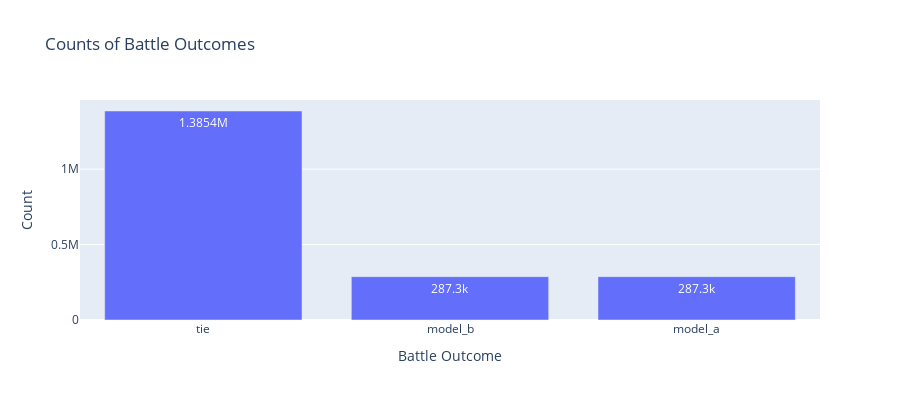

Notebook code cell kept with this figure:
### Markdown cell above
## Statistics

We allowed the user to declare a tie between the pairs of models.  To collect additional data, later in the tournament we also allowed the user to declare a tie in which both models were bad.  There were a significant portion of tied outcomes.

### Code cell
fig = px.bar(battles["winner"].value_counts(),
             title="Counts of Battle Outcomes", text_auto=True, height=400)
fig.update_layout(xaxis_title="Battle Outcome", yaxis_title="Count",
                  showlegend=False)
fig

### Figure 1 — Plotly figure (JSON) as saved in the notebook; plotly's stock layout.template omitted (floating-point values rounded to 4 significant figures)
{"data": [{"alignmentgroup": "True", "hovertemplate": "variable=winner<br>index=%{x}<br>value=%{y}<extra></extra>", "legendgroup": "winner", "marker": {"color": "#636efa", "pattern": {"shape": ""}}, "name": "winner", "offsetgroup": "winner", "orientation": "v", "showlegend": true, "textposition": "auto", "texttemplate": "%{y}", "type": "bar", "x": ["tie", "model_b", "model_a"], "xaxis": "x", "y": [1385400, 287300, 287300], "yaxis": "y"}], "layout": {"barmode": "relative", "height": 400, "legend": {"title": {"text": "variable"}, "tracegroupgap": 0}, "showlegend": false, "title": {"text": "Counts of Battle Outcomes"}, "xaxis": {"anchor": "y", "domain": [0, 1], "title": {"text": "Battle Outcome"}}, "yaxis": {"anchor": "x", "domain": [0, 1], "title": {"text": "Count"}}}}
